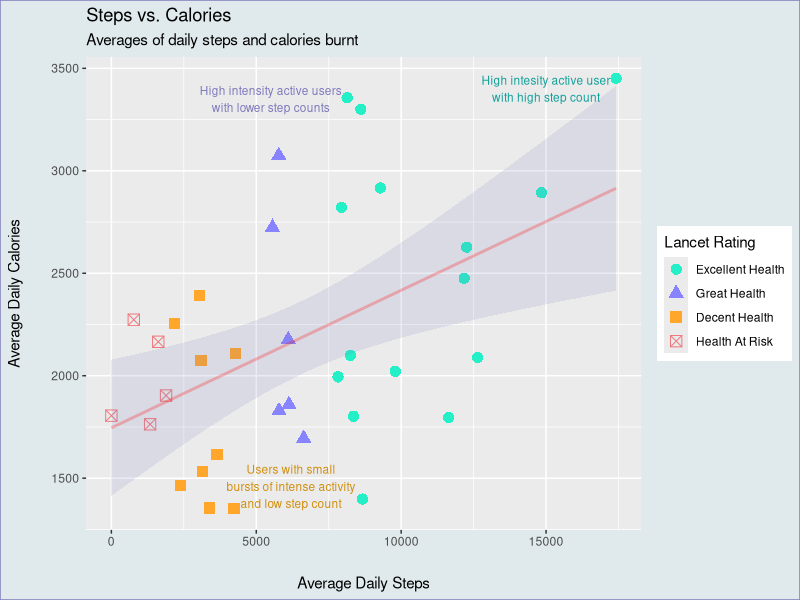

Reproduce this figure in R.
# Install necessary packages
install.packages("ggplot2")
install.packages("readr")
library("readr")
library("ggplot2")

# Create data frame for the user activity csv file
user_activity <- readr::read_csv('user_activity_summary.csv')

# Reorder Lancet Rating legend with Excellent Health at the top
user_activity$lancet_rating <- factor(user_activity$lancet_rating,
                                      levels = c('Excellent Health', 
                                                 'Great Health', 
                                                 'Decent Health', 
                                                 'Health At Risk'))

# Create plot for average daily steps and daily calories burnt
# Add color and shape to plot points to show user health condition
ggplot(data = user_activity)+
  geom_point(mapping = aes(x = avg_daily_steps, y = avg_daily_cal, 
               color = lancet_rating, shape = lancet_rating), size = 3.5)+
  
# Add trend line  
  geom_smooth(method = lm, 
              mapping = aes(x = avg_daily_steps, y = avg_daily_cal), 
              alpha = 0.15, fill = '#7D7ABC', color = alpha('red', .25))+
  
# Order Lancet Rating legend and set colors
  scale_color_manual(
    name = "Lancet Rating",
# Add breaks to ensure order does not get randomly alphabetized    
    breaks = c('Excellent Health', 
               'Great Health', 'Decent Health', 'Health At Risk'),
    
    values = c('Excellent Health' = '#23F0C7', 
               'Great Health' = '#8884FF',
               'Decent Health' = '#FFA62B', 
               'Health At Risk' = '#EF767A'))+
  
# Order Lancet Rating legend and set shapes  
  scale_shape_manual(
    name = 'Lancet Rating',
# Add breaks to ensure order does not get randomly alphabetized    
    breaks = c('Excellent Health', 
               'Great Health', 'Decent Health', 'Health At Risk'),
    
    values = c('Excellent Health' = 16,
               'Great Health' = 17,
               'Decent Health' = 15,
               'Health At Risk' = 7)
  )+

# Add space for the axis titles
  theme(
    axis.title.y = element_text(
    margin = margin(t = 0, r = 20, b = 0, l = 0)),
    axis.title.x = element_text(
      margin = margin(t = 20, r = 0, b = 0, l = 0)),
    
# Add color to outside of the grid
    plot.background = element_rect(
      color = '#7D7ABC', fill = '#E0EAED'),
    )+
  
# Add labels for Viz Title and Axis Titles
  labs(
    title = 'Steps vs. Calories', 
    subtitle = 'Averages of daily steps and calories burnt',
    x = 'Average Daily Steps',
    y = 'Average Daily Calories'
  )+
  
# Make comments around interesting plot points  
  annotate('text', x = 5500, y =3350, 
   label = 'High intensity active users\nwith lower step counts',
   fontface = 'plain', size = 3, color = '#7D7ABC')+
  annotate('text', x = 15000, y = 3400,
   label = 'High intesity active user\nwith high step count',
   fontface = 'plain', size = 3, color = '#10A099')+
  annotate('text', x = 6200, y = 1460,
   label = 'Users with small\n bursts of intense activity \nand low step count',
   fontface = 'plain', size = 3, color = '#D08F0F'
    
    
  )





